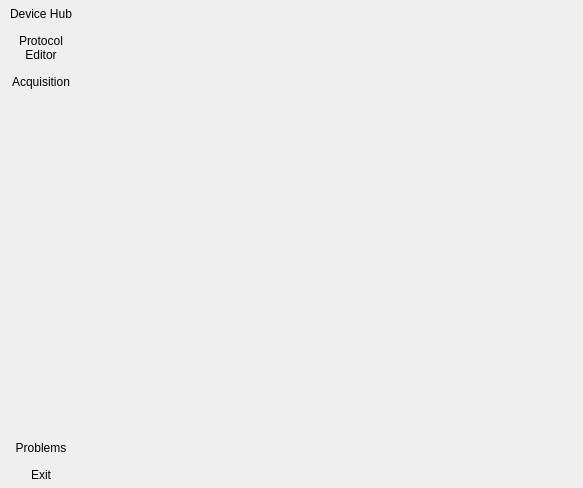
<?xml version="1.0" encoding="UTF-8"?>
<ui version="4.0">
 <class>main</class>
 <widget class="QWidget" name="main">
  <property name="geometry">
   <rect>
    <x>0</x>
    <y>0</y>
    <width>583</width>
    <height>488</height>
   </rect>
  </property>
  <property name="windowTitle">
   <string>MainWindow</string>
  </property>
  <layout class="QHBoxLayout" name="mainwindow_layout">
   <property name="spacing">
    <number>0</number>
   </property>
   <property name="leftMargin">
    <number>0</number>
   </property>
   <property name="topMargin">
    <number>0</number>
   </property>
   <property name="rightMargin">
    <number>0</number>
   </property>
   <property name="bottomMargin">
    <number>0</number>
   </property>
   <item>
    <widget class="QFrame" name="portal">
     <property name="styleSheet">
      <string notr="true">#portal { border: 0px }</string>
     </property>
     <layout class="QVBoxLayout" name="portal_buttons_layout">
      <property name="leftMargin">
       <number>3</number>
      </property>
      <property name="topMargin">
       <number>3</number>
      </property>
      <property name="rightMargin">
       <number>3</number>
      </property>
      <property name="bottomMargin">
       <number>3</number>
      </property>
      <item>
       <widget class="QToolButton" name="device_hub">
        <property name="sizePolicy">
         <sizepolicy hsizetype="Preferred" vsizetype="Preferred">
          <horstretch>0</horstretch>
          <verstretch>0</verstretch>
         </sizepolicy>
        </property>
        <property name="text">
         <string>Device Hub</string>
        </property>
        <property name="icon">
         <iconset resource="../backend/qt/resources/resources.qrc">
          <normaloff>:/main_window/device_hub</normaloff>:/main_window/device_hub</iconset>
        </property>
        <property name="iconSize">
         <size>
          <width>48</width>
          <height>48</height>
         </size>
        </property>
        <property name="toolButtonStyle">
         <enum>Qt::ToolButtonTextUnderIcon</enum>
        </property>
        <property name="autoRaise">
         <bool>true</bool>
        </property>
       </widget>
      </item>
      <item>
       <widget class="QToolButton" name="protocol_editor">
        <property name="sizePolicy">
         <sizepolicy hsizetype="Preferred" vsizetype="Preferred">
          <horstretch>0</horstretch>
          <verstretch>0</verstretch>
         </sizepolicy>
        </property>
        <property name="text">
         <string>Protocol
Editor</string>
        </property>
        <property name="icon">
         <iconset resource="../backend/qt/resources/resources.qrc">
          <normaloff>:/main_window/protocol_editor</normaloff>:/main_window/protocol_editor</iconset>
        </property>
        <property name="iconSize">
         <size>
          <width>48</width>
          <height>48</height>
         </size>
        </property>
        <property name="toolButtonStyle">
         <enum>Qt::ToolButtonTextUnderIcon</enum>
        </property>
        <property name="autoRaise">
         <bool>true</bool>
        </property>
       </widget>
      </item>
      <item>
       <widget class="QToolButton" name="acquisition">
        <property name="sizePolicy">
         <sizepolicy hsizetype="Preferred" vsizetype="Preferred">
          <horstretch>0</horstretch>
          <verstretch>0</verstretch>
         </sizepolicy>
        </property>
        <property name="text">
         <string>Acquisition</string>
        </property>
        <property name="icon">
         <iconset resource="../backend/qt/resources/resources.qrc">
          <normaloff>:/main_window/acquisition</normaloff>:/main_window/acquisition</iconset>
        </property>
        <property name="iconSize">
         <size>
          <width>48</width>
          <height>48</height>
         </size>
        </property>
        <property name="toolButtonStyle">
         <enum>Qt::ToolButtonTextUnderIcon</enum>
        </property>
        <property name="autoRaise">
         <bool>true</bool>
        </property>
       </widget>
      </item>
      <item>
       <spacer name="vertical_spacer">
        <property name="orientation">
         <enum>Qt::Vertical</enum>
        </property>
        <property name="sizeHint" stdset="0">
         <size>
          <width>20</width>
          <height>40</height>
         </size>
        </property>
       </spacer>
      </item>
      <item>
       <widget class="QToolButton" name="problems">
        <property name="sizePolicy">
         <sizepolicy hsizetype="Preferred" vsizetype="Preferred">
          <horstretch>0</horstretch>
          <verstretch>0</verstretch>
         </sizepolicy>
        </property>
        <property name="text">
         <string>Problems</string>
        </property>
        <property name="icon">
         <iconset resource="../backend/qt/resources/resources.qrc">
          <normaloff>:/main_window/problems</normaloff>:/main_window/problems</iconset>
        </property>
        <property name="iconSize">
         <size>
          <width>48</width>
          <height>48</height>
         </size>
        </property>
        <property name="toolButtonStyle">
         <enum>Qt::ToolButtonTextUnderIcon</enum>
        </property>
        <property name="autoRaise">
         <bool>true</bool>
        </property>
       </widget>
      </item>
      <item>
       <widget class="QToolButton" name="exit">
        <property name="sizePolicy">
         <sizepolicy hsizetype="Preferred" vsizetype="Preferred">
          <horstretch>0</horstretch>
          <verstretch>0</verstretch>
         </sizepolicy>
        </property>
        <property name="text">
         <string>Exit</string>
        </property>
        <property name="icon">
         <iconset resource="../backend/qt/resources/resources.qrc">
          <normaloff>:/main_window/exit</normaloff>:/main_window/exit</iconset>
        </property>
        <property name="iconSize">
         <size>
          <width>48</width>
          <height>48</height>
         </size>
        </property>
        <property name="toolButtonStyle">
         <enum>Qt::ToolButtonTextUnderIcon</enum>
        </property>
        <property name="autoRaise">
         <bool>true</bool>
        </property>
       </widget>
      </item>
     </layout>
    </widget>
   </item>
   <item>
    <widget class="QStackedWidget" name="workspace">
     <property name="sizePolicy">
      <sizepolicy hsizetype="Preferred" vsizetype="Preferred">
       <horstretch>1</horstretch>
       <verstretch>0</verstretch>
      </sizepolicy>
     </property>
     <property name="lineWidth">
      <number>0</number>
     </property>
    </widget>
   </item>
  </layout>
 </widget>
 <resources>
  <include location="../backend/qt/resources/resources.qrc"/>
 </resources>
 <connections/>
</ui>
